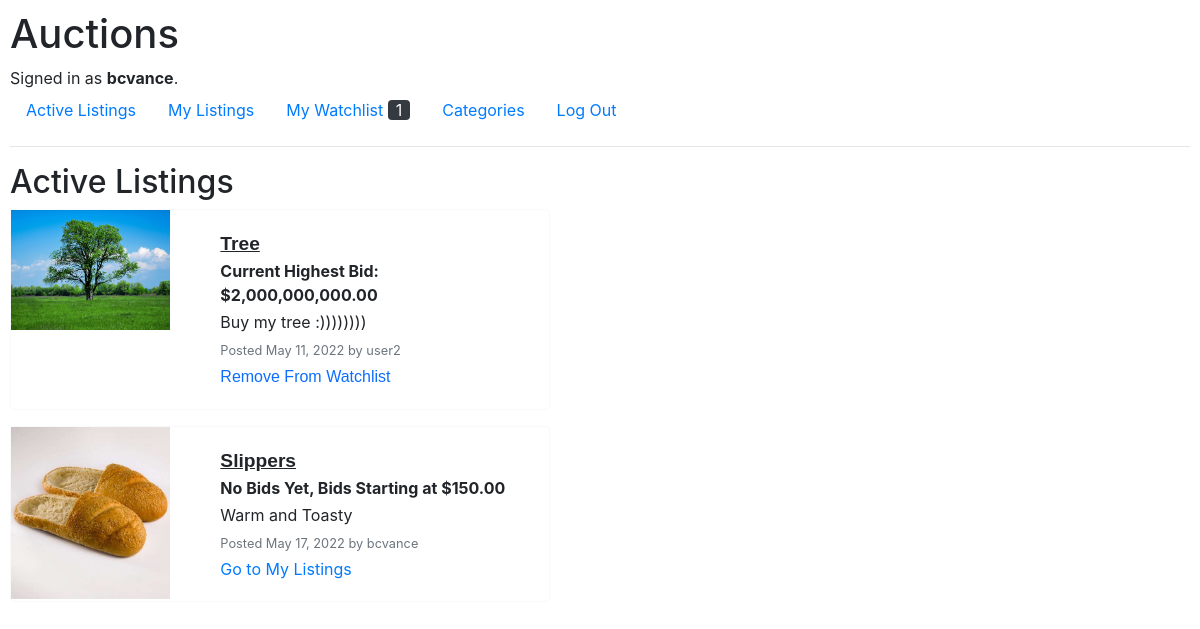
Screenshot of / (signed in) with the database file from the repository.
### auctions/models.py (models this page shows, shortened)
class User(AbstractUser):
    username = models.CharField(max_length=64, unique=True)

class Listing(models.Model):
    list_date = models.DateField(auto_now_add=True)
    top_bidder = models.ForeignKey(User, on_delete=models.CASCADE, related_name = "winning", blank=True, null=True, default="")
    poster = models.ForeignKey(User, on_delete=models.CASCADE, related_name = "listings")
    starting_bid = models.DecimalField(max_digits=15, decimal_places=2, default=0.0)
    name = models.CharField(max_length=64, default="Unnamed Listing")
    desc = models.CharField(max_length=500, blank=True, null=True, default="")
    image = models.ImageField(upload_to=image_directory_path, storage=image_storage, null=True)
    categories = models.ManyToManyField(Category, related_name="listings")
    active = models.BooleanField(default=True)
    winner = models.IntegerField(blank=True, null=True)

### auctions/views.py (the view)
# urls.py: path("", views.index, name="index"),
def index(request):
    listings_data = []
    listings_list = list(Listing.objects.filter(active = True))
    for listing in listings_list:
        bid_string = str(listing.starting_bid)
        price_formatted = format_price(bid_string)
        watchlist = is_on_watchlist(request, listing)
        highest_bid, highest_bidder = get_highest_bid(listing.id)
        highest_bid = format_price(highest_bid)
        watch_items = get_num_watch_items(request)
        listings_data.append({
            "listing": listing,
            "price": price_formatted,
            "watchlist": watchlist,
            "highest_bid": highest_bid
        })
    return render(request, "auctions/index.html", {
        "listings": listings_data,
        "watch_items": watch_items
    })

### auctions/utils.py (called while the page is built)
def format_price(bid_string):
    if not bid_string:
        return False
    bid_string = str(bid_string)
    while(True):
        for i in range(len(bid_string)):
            if bid_string[i] == "," or bid_string[i] == ".":
                if i <= 3:
                    return bid_string
                bid_string = bid_string[0:i-3] + "," + bid_string[i-3:]
                break

def is_on_watchlist(request, listing):
    try:
        WatchItem.objects.get(watcher = request.user.id, item = Listing.objects.get(id = listing.id))
        return True
    except ObjectDoesNotExist:
        return False

def get_highest_bid(listing_id):
    highest_bid = Bid.objects.filter(listing = Listing.objects.get(id = listing_id)).last()
    if highest_bid:
        return highest_bid.amount, highest_bid.bidder
    return False, False

def get_num_watch_items(request):
    user_id = request.user.id
    num_items = WatchItem.objects.filter(watcher = User.objects.get(id = user_id)).count()
    return num_items

### auctions/templates/auctions/index.html (shortened to what this page needs)
{% extends "auctions/layout.html" %}
{% block watch_num %}
    {{ watch_items }}
{% endblock %}
{% block body %}
    <h2>Active Listings</h2>
    {% if listings %}
        {% for listing in listings %}
        <div class="card border-light mb-3" style="max-width: 540px;">
            <div class="row g-0">
              <div class="col-md-4">
                <img src="{{ listing.listing.image.url }}" class="img-fluid rounded-start index_listing_img" alt="..." onclick="submitForm('listing_card_{{ listing.listing.id }}')">
              </div>
              <div class="col-md-8">
                    <div class="card-body">
                        <form action="{% url 'listing' listing.listing.id %}">
                            <button type="submit" class="text-button card-item-name">{{ listing.listing.name }}</button>
                        </form>
                        {% if not listing.highest_bid %}
                            <p class="card-text font-weight-bold">No Bids Yet, Bids Starting at ${{ listing.price }}</p>
                        {% else %}
                            <p class="card-text font-weight-bold">Current Highest Bid: ${{ listing.highest_bid }}</p>
                        {% endif %}
                        <p class="card-text">{{ listing.listing.desc }}</p>
                        <p class="card-text"><small class="text-muted">Posted {{ listing.listing.list_date }} by {{ listing.listing.poster }}</small></p>
                        {% if user.is_authenticated %}
                        <div class="bottom-btns">
                                {% if listing.listing.poster.username == user.username %}
                                    <a href="{% url 'listings' %}" class="bottom-btn text-button">Go to My Listings</a>
                                {% else %}
                                    {% if not listing.watchlist %}
                                        <form method="post" action="watch_add">
                                            {% csrf_token %}
                                            <input type="hidden" name="listing_id" value="{{ listing.listing.id }}">
                                            <button type="submit" class="text-button" id="delete_btn">Add to Watchlist</button>
                                        </form>
                                    {% else %}
                                    <form method="post" action="watch_del">
                                        <button type="submit" class="text-button" id="delete_btn">Remove From Watchlist</button>
                                    </form>
                                    {% endif %}
                                {% endif %}
                        </div>
                        {% endif %}
                    </div>
                </div>
            </div>
        </div>
            {% endfor %}
        {% endif %}
{% endblock %}

### auctions/templates/auctions/layout.html (shortened to what this page needs)
{% load static %}
<!DOCTYPE html>
<html lang="en">
    <head>
        <link rel="stylesheet" href="https://stackpath.bootstrapcdn.com/bootstrap/4.4.1/css/bootstrap.min.css">
        <link href="{% static 'auctions/styles.css' %}" rel="stylesheet">
    </head>
    <body>
        <h1>Auctions</h1>
        <div>
            {% if user.is_authenticated %}
                Signed in as <strong>{{ user.username }}</strong>.
            {% else %}
                Not signed in.
            {% endif %}
        </div>
        <ul class="nav">
            <li class="nav-item">
                <a class="nav-link" href="{% url 'index' %}">Active Listings</a>
            </li>
            {% if user.is_authenticated %}
                <li class="nav-item">
                    <a class="nav-link" href="{% url 'listings' %}">My Listings</a>
                </li>
                <li class="nav-item">
                    <a class="nav-link" href="{% url 'watchlist' %}">My Watchlist <span class="text-light bg-dark px-2 rounded">{% block watch_num %}{% endblock watch_num %}</span></a>
                </li>
                <li class="nav-item">
                    <a href="{% url 'categories' %}" class="nav-link">Categories</a>
                </li>
                <li class="nav-item">
                    <a class="nav-link" href="{% url 'logout' %}">Log Out</a>
                </li>
            {% endif %}
        </ul>
        <hr>
        {% block body %}
        {% endblock %}
    </body>
</html>

### auctions/static/auctions/styles.css (style rules this page uses)
body { padding: 10px; }
p { margin-top: 0; margin-bottom: 3px; }
.rounded { border-radius: 20px; }
button.text-button { background: none!important; border: none; padding: 0!important; font-family: arial, sans-serif; color: #0d6efd; text-decoration: underline; cursor: pointer; text-decoration: none; }
button.card-item-name { color: #212529; text-decoration: underline; font-size: 1.2em; font-weight: bold; }

### rows the page displays
User: username "bcvance"
Listing: listing.image (picture), listing.name "Tree", highest_bid "2,000,000,000.00", listing.desc "Buy my tree :))))))))", listing.list_date "May 11, 2022", listing.poster "user2"
Listing: listing.image (picture), listing.name "Slippers", price "150.00", listing.desc "Warm and Toasty", listing.list_date "May 17, 2022", listing.poster "bcvance", shows "Go to My Listings"

### other values shown
{{ watch_items }} "1"
